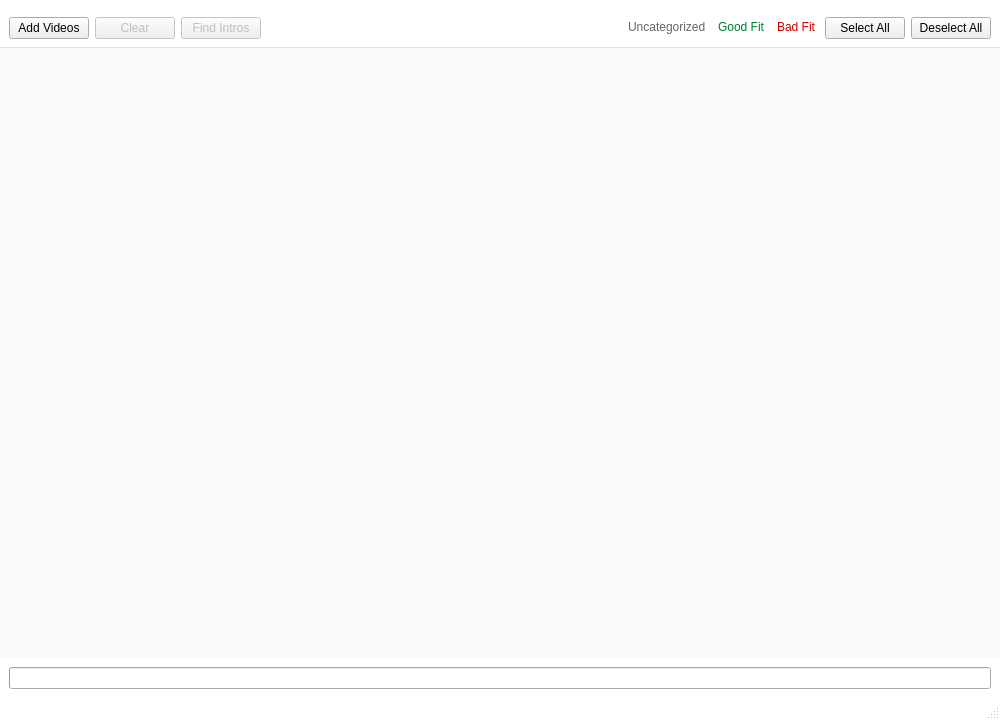
<?xml version="1.0" encoding="UTF-8"?>
<ui version="4.0">
 <class>MainWindow</class>
 <widget class="QMainWindow" name="MainWindow">
  <property name="geometry">
   <rect>
    <x>0</x>
    <y>0</y>
    <width>1000</width>
    <height>720</height>
   </rect>
  </property>
  <property name="minimumSize">
   <size>
    <width>1000</width>
    <height>0</height>
   </size>
  </property>
  <property name="maximumSize">
   <size>
    <width>16777215</width>
    <height>16777215</height>
   </size>
  </property>
  <property name="windowTitle">
   <string>MainWindow</string>
  </property>
  <property name="styleSheet">
   <string notr="true">#MainWindow { background-color: #FFFFFF; }</string>
  </property>
  <widget class="QWidget" name="centralwidget">
   <layout class="QVBoxLayout" name="verticalLayout">
    <property name="spacing">
     <number>0</number>
    </property>
    <property name="leftMargin">
     <number>0</number>
    </property>
    <property name="rightMargin">
     <number>0</number>
    </property>
    <item>
     <widget class="QWidget" name="widget_2" native="true">
      <layout class="QHBoxLayout" name="_3">
       <property name="topMargin">
        <number>8</number>
       </property>
       <property name="bottomMargin">
        <number>8</number>
       </property>
       <item alignment="Qt::AlignLeft">
        <widget class="QWidget" name="widget" native="true">
         <layout class="QHBoxLayout" name="_2">
          <property name="leftMargin">
           <number>0</number>
          </property>
          <property name="topMargin">
           <number>0</number>
          </property>
          <property name="rightMargin">
           <number>0</number>
          </property>
          <property name="bottomMargin">
           <number>0</number>
          </property>
          <item>
           <widget class="QPushButton" name="addVideosButton">
            <property name="sizePolicy">
             <sizepolicy hsizetype="Fixed" vsizetype="Fixed">
              <horstretch>0</horstretch>
              <verstretch>0</verstretch>
             </sizepolicy>
            </property>
            <property name="text">
             <string>Add Videos</string>
            </property>
           </widget>
          </item>
          <item>
           <widget class="QPushButton" name="clearButton">
            <property name="enabled">
             <bool>false</bool>
            </property>
            <property name="text">
             <string>Clear</string>
            </property>
            <property name="icon">
             <iconset>
              <normaloff>clear-black-18dp.svg</normaloff>clear-black-18dp.svg</iconset>
            </property>
           </widget>
          </item>
          <item>
           <widget class="QPushButton" name="findIntrosButton">
            <property name="enabled">
             <bool>false</bool>
            </property>
            <property name="sizePolicy">
             <sizepolicy hsizetype="Fixed" vsizetype="Fixed">
              <horstretch>0</horstretch>
              <verstretch>0</verstretch>
             </sizepolicy>
            </property>
            <property name="text">
             <string>Find Intros</string>
            </property>
            <property name="icon">
             <iconset>
              <normaloff>search-black-18dp.svg</normaloff>search-black-18dp.svg</iconset>
            </property>
           </widget>
          </item>
         </layout>
        </widget>
       </item>
       <item alignment="Qt::AlignRight">
        <widget class="QWidget" name="widget_3" native="true">
         <layout class="QHBoxLayout">
          <property name="leftMargin">
           <number>0</number>
          </property>
          <property name="topMargin">
           <number>0</number>
          </property>
          <property name="rightMargin">
           <number>0</number>
          </property>
          <property name="bottomMargin">
           <number>0</number>
          </property>
          <item>
           <widget class="QLabel" name="uncategorizedLabel">
            <property name="sizePolicy">
             <sizepolicy hsizetype="Preferred" vsizetype="Fixed">
              <horstretch>0</horstretch>
              <verstretch>0</verstretch>
             </sizepolicy>
            </property>
            <property name="cursor">
             <cursorShape>PointingHandCursor</cursorShape>
            </property>
            <property name="toolTip">
             <string>Filter uncategorized</string>
            </property>
            <property name="styleSheet">
             <string notr="true">color: rgba(0, 0, 0, 0.6);
border-bottom-style: dotted;
border-radius: 0px;
border-bottom-width: 1px;
border-bottom-color: rgba(0, 0, 0, 0);</string>
            </property>
            <property name="text">
             <string>Uncategorized</string>
            </property>
           </widget>
          </item>
          <item>
           <widget class="QLabel" name="goodFitLabel">
            <property name="sizePolicy">
             <sizepolicy hsizetype="Preferred" vsizetype="Fixed">
              <horstretch>0</horstretch>
              <verstretch>0</verstretch>
             </sizepolicy>
            </property>
            <property name="cursor">
             <cursorShape>PointingHandCursor</cursorShape>
            </property>
            <property name="toolTip">
             <string>Filter videos with &gt;= 80% intro match</string>
            </property>
            <property name="styleSheet">
             <string notr="true">color: #007e33;
border-bottom-style: dotted;
border-radius: 0px;
border-bottom-width: 1px;
border-bottom-color: rgba(0, 0, 0, 0);</string>
            </property>
            <property name="text">
             <string>Good Fit</string>
            </property>
           </widget>
          </item>
          <item>
           <widget class="QLabel" name="badFitLabel">
            <property name="sizePolicy">
             <sizepolicy hsizetype="Preferred" vsizetype="Fixed">
              <horstretch>0</horstretch>
              <verstretch>0</verstretch>
             </sizepolicy>
            </property>
            <property name="cursor">
             <cursorShape>PointingHandCursor</cursorShape>
            </property>
            <property name="toolTip">
             <string>Filter videos with &lt; 80% intro match</string>
            </property>
            <property name="styleSheet">
             <string notr="true">color: #cc0000;
border-bottom-style: dotted;
border-radius: 0px;
border-bottom-width: 1px;
border-bottom-color: rgba(0, 0, 0, 0);</string>
            </property>
            <property name="text">
             <string>Bad Fit</string>
            </property>
           </widget>
          </item>
          <item>
           <widget class="QPushButton" name="selectAllButton">
            <property name="sizePolicy">
             <sizepolicy hsizetype="Fixed" vsizetype="Fixed">
              <horstretch>0</horstretch>
              <verstretch>0</verstretch>
             </sizepolicy>
            </property>
            <property name="text">
             <string>Select All</string>
            </property>
           </widget>
          </item>
          <item>
           <widget class="QPushButton" name="deselectAllButton">
            <property name="text">
             <string>Deselect All</string>
            </property>
           </widget>
          </item>
         </layout>
        </widget>
       </item>
      </layout>
     </widget>
    </item>
    <item>
     <widget class="Line" name="line">
      <property name="minimumSize">
       <size>
        <width>0</width>
        <height>1</height>
       </size>
      </property>
      <property name="maximumSize">
       <size>
        <width>16777215</width>
        <height>1</height>
       </size>
      </property>
      <property name="styleSheet">
       <string notr="true">#line { 
	background-color: rgba(0, 0, 0, 0.12);
}</string>
      </property>
      <property name="frameShadow">
       <enum>QFrame::Raised</enum>
      </property>
      <property name="lineWidth">
       <number>0</number>
      </property>
      <property name="midLineWidth">
       <number>0</number>
      </property>
      <property name="orientation">
       <enum>Qt::Horizontal</enum>
      </property>
     </widget>
    </item>
    <item>
     <widget class="QScrollArea" name="scrollArea">
      <property name="autoFillBackground">
       <bool>false</bool>
      </property>
      <property name="styleSheet">
       <string notr="true"/>
      </property>
      <property name="frameShape">
       <enum>QFrame::NoFrame</enum>
      </property>
      <property name="frameShadow">
       <enum>QFrame::Plain</enum>
      </property>
      <property name="widgetResizable">
       <bool>true</bool>
      </property>
      <property name="alignment">
       <set>Qt::AlignLeading|Qt::AlignLeft|Qt::AlignTop</set>
      </property>
      <widget class="QWidget" name="videoFilesContainer">
       <property name="geometry">
        <rect>
         <x>0</x>
         <y>0</y>
         <width>1000</width>
         <height>596</height>
        </rect>
       </property>
       <property name="sizePolicy">
        <sizepolicy hsizetype="Expanding" vsizetype="Preferred">
         <horstretch>0</horstretch>
         <verstretch>0</verstretch>
        </sizepolicy>
       </property>
       <property name="layoutDirection">
        <enum>Qt::LeftToRight</enum>
       </property>
       <property name="autoFillBackground">
        <bool>false</bool>
       </property>
       <property name="styleSheet">
        <string notr="true">#videoFilesContainer {
	background-color: #FAFAFA;
}</string>
       </property>
       <layout class="QVBoxLayout" name="verticalLayout_2">
        <property name="spacing">
         <number>0</number>
        </property>
        <property name="sizeConstraint">
         <enum>QLayout::SetDefaultConstraint</enum>
        </property>
        <property name="leftMargin">
         <number>0</number>
        </property>
        <property name="topMargin">
         <number>11</number>
        </property>
        <property name="rightMargin">
         <number>0</number>
        </property>
        <property name="bottomMargin">
         <number>11</number>
        </property>
       </layout>
      </widget>
     </widget>
    </item>
    <item>
     <widget class="QWidget" name="progressBarContainer" native="true">
      <layout class="QVBoxLayout" name="_4">
       <property name="bottomMargin">
        <number>0</number>
       </property>
       <item>
        <widget class="QProgressBar" name="progressBar">
         <property name="enabled">
          <bool>true</bool>
         </property>
        </widget>
       </item>
      </layout>
     </widget>
    </item>
   </layout>
  </widget>
  <widget class="QStatusBar" name="statusbar"/>
  <action name="actionOpen">
   <property name="text">
    <string>Open..</string>
   </property>
  </action>
 </widget>
 <resources/>
 <connections/>
</ui>
